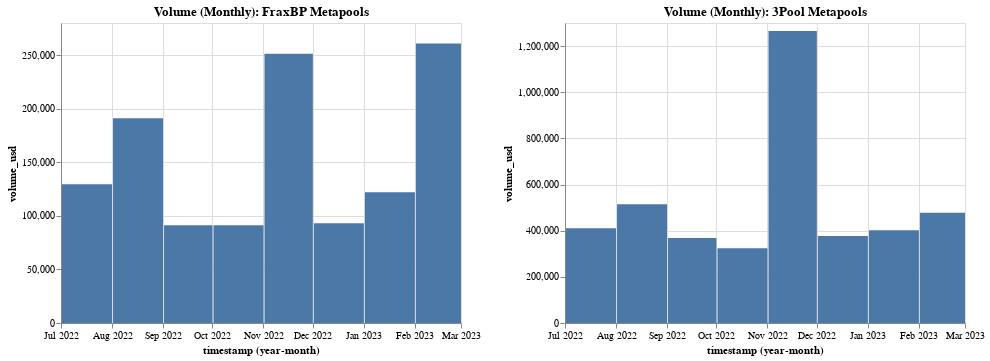

The notebook cell this image was saved under:
### Code cell
df_fraxbp_vol_agg = df_fraxbp_volume.groupby(pd.Grouper(key="timestamp", freq="M")).volume_usd.mean().reset_index()
df_3pool_vol_agg = df_3pool_volume.groupby(pd.Grouper(key="timestamp", freq="M")).volume_usd.mean().reset_index()
df_3pool_vol_agg = df_3pool_vol_agg.loc[df_3pool_vol_agg.timestamp >= df_fraxbp_vol_agg.timestamp.min()]

dmax = df_fraxbp_vol_agg.timestamp.max()
vol_frax = df_fraxbp_vol_agg.loc[df_fraxbp_vol_agg.timestamp == dmax].volume_usd.max()
vol_3pool = df_3pool_vol_agg.loc[df_3pool_vol_agg.timestamp == dmax].volume_usd.max()

print(f"Average volume for FraxBP metapools for month ending on {dmax.date()}: ${vol_frax:,}")
print(f"Average volume for 3Pool metapools for month ending on {dmax.date()}: ${vol_3pool:,}")
print(f"Ratio of volume between FraxBP metapools and 3Pool metapools: {100 * (vol_frax / vol_3pool):.1f}%")

(
    chart_metapool_volume(df_fraxbp_vol_agg).properties(title="Volume (Monthly): FraxBP Metapools") | 
    chart_metapool_volume(df_3pool_vol_agg).properties(title="Volume (Monthly): 3Pool Metapools")
)

### Figure 1 — Vega-Lite specification as saved in the notebook (floating-point values rounded to 4 significant figures)
{"$schema": "https://vega.github.io/schema/vega-lite/v4.17.0.json", "config": {"view": {"continuousHeight": 300, "continuousWidth": 400}}, "datasets": {"data-128f994f4d8b47e58d38ee5d154c4faf": [{"timestamp": "2022-07-31T00:00:00", "volume_usd": 410300.0}, {"timestamp": "2022-08-31T00:00:00", "volume_usd": 514600.0}, {"timestamp": "2022-09-30T00:00:00", "volume_usd": 368500.0}, {"timestamp": "2022-10-31T00:00:00", "volume_usd": 323700.0}, {"timestamp": "2022-11-30T00:00:00", "volume_usd": 1265000.0}, {"timestamp": "2022-12-31T00:00:00", "volume_usd": 377300.0}, {"timestamp": "2023-01-31T00:00:00", "volume_usd": 402100.0}, {"timestamp": "2023-02-28T00:00:00", "volume_usd": 477600.0}], "data-8f6973b0fc4e8d46018b7289dbf427a6": [{"timestamp": "2022-07-31T00:00:00", "volume_usd": 129500.0}, {"timestamp": "2022-08-31T00:00:00", "volume_usd": 191000.0}, {"timestamp": "2022-09-30T00:00:00", "volume_usd": 91230.0}, {"timestamp": "2022-10-31T00:00:00", "volume_usd": 91330.0}, {"timestamp": "2022-11-30T00:00:00", "volume_usd": 251400.0}, {"timestamp": "2022-12-31T00:00:00", "volume_usd": 93000.0}, {"timestamp": "2023-01-31T00:00:00", "volume_usd": 122100.0}, {"timestamp": "2023-02-28T00:00:00", "volume_usd": 261000.0}]}, "hconcat": [{"data": {"name": "data-8f6973b0fc4e8d46018b7289dbf427a6"}, "encoding": {"tooltip": [{"field": "timestamp", "type": "temporal"}, {"field": "volume_usd", "format": "$,d", "type": "quantitative"}], "x": {"axis": {"labelAlign": "center"}, "field": "timestamp", "timeUnit": "yearmonth", "type": "temporal"}, "y": {"field": "volume_usd", "type": "quantitative"}}, "mark": "bar", "title": "Volume (Monthly): FraxBP Metapools"}, {"data": {"name": "data-128f994f4d8b47e58d38ee5d154c4faf"}, "encoding": {"tooltip": [{"field": "timestamp", "type": "temporal"}, {"field": "volume_usd", "format": "$,d", "type": "quantitative"}], "x": {"axis": {"labelAlign": "center"}, "field": "timestamp", "timeUnit": "yearmonth", "type": "temporal"}, "y": {"field": "volume_usd", "type": "quantitative"}}, "mark": "bar", "title": "Volume (Monthly): 3Pool Metapools"}]}
